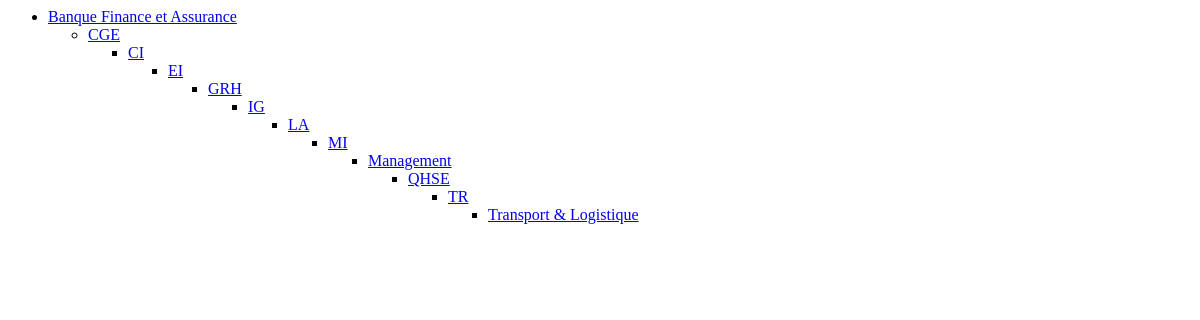
The page /filieres/ on the database as committed earlier.
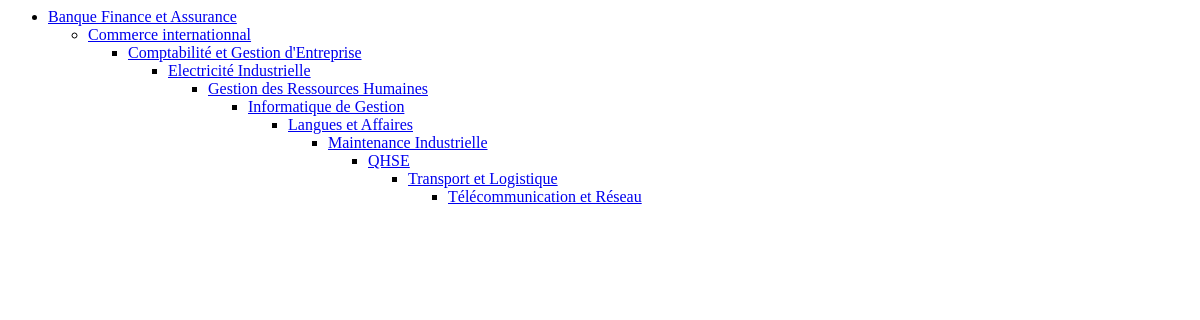
The same page on the database as committed later.
### eces/models.py (models this page shows, shortened)
class Filiere(models.Model):
  image=models.FileField(upload_to="Repertoire_Images", default='Repertoire_Images/filieredefaut1.jpg')
  libelle=models.CharField(max_length=255, unique=True ,help_text='veuillez indiquer une filiere')
  description=models.TextField()
  departement=models.ForeignKey(Departement, on_delete=models.CASCADE)
  class Meta:
    ordering =('libelle',)

### eces/views.py (the view)
# urls.py: path('filieres/', views.FiliereListView.as_view(), name='filiere_list'),
class FiliereListView(ListView):
	template_name='filieres.html'
	model=models.Filiere

### templates/filieres.html
{% for filiere in filiere_list %}
 <ul>
 <li><a href="{% url 'filiere_detail' filiere.pk %}">{{ filiere.libelle }}</a></li>
 {% empty %}
 <li>liste vide</li>
 {% endfor %}
 </ul>

Rows that differ between the two databases and show on the page:
removed Filiere: libelle "CGE"
removed Filiere: libelle "CI"
removed Filiere: libelle "EI"
removed Filiere: libelle "GRH"
removed Filiere: libelle "IG"
removed Filiere: libelle "LA"
removed Filiere: libelle "MI"
removed Filiere: libelle "Management"
removed Filiere: libelle "TR"
removed Filiere: libelle "Transport & Logistique"
added Filiere: libelle "Commerce internationnal"
added Filiere: libelle "Comptabilité et Gestion d'Entreprise"
added Filiere: libelle "Electricité Industrielle"
added Filiere: libelle "Gestion des Ressources Humaines"
added Filiere: libelle "Informatique de Gestion"
added Filiere: libelle "Langues et Affaires"
added Filiere: libelle "Maintenance Industrielle"
added Filiere: libelle "Transport et Logistique"
added Filiere: libelle "Télécommunication et Réseau"
